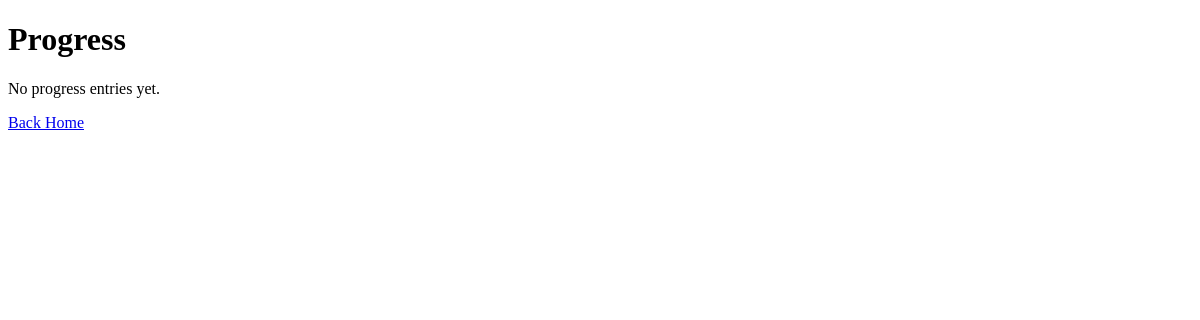
/progress/, run on an earlier commit of the app's database.
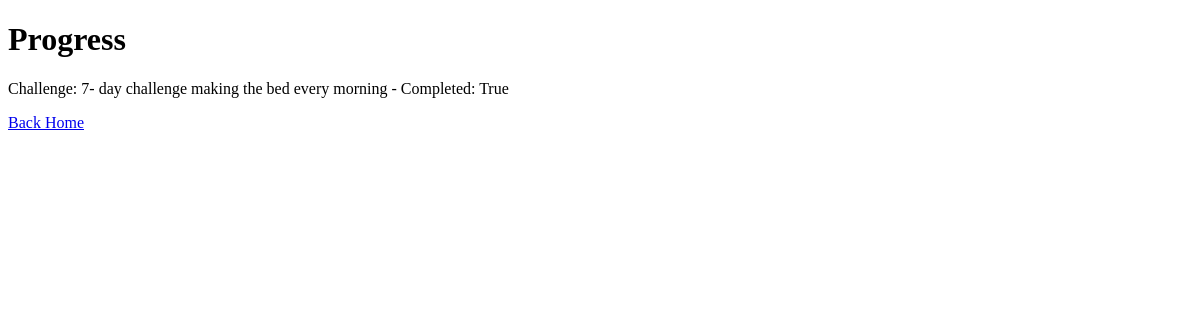
And on a later commit of the database.
### core/models.py (models this page shows, shortened)
class Progress(models.Model):
    user = models.ForeignKey(
        User, on_delete=models.CASCADE, related_name='progress_entries'
    )
    challenge = models.ForeignKey(
        Challenge, on_delete=models.CASCADE, related_name='progress_entries'
    )
    date = models.DateField(default=timezone.now)
    completed = models.BooleanField(default=False)
    created_at = models.DateTimeField(auto_now_add=True)
    class Meta:
        unique_together = ('user', 'challenge', 'date')

class Challenge(models.Model):
    title = models.CharField(max_length=255)
    description = models.TextField()
    duration_seconds = models.IntegerField(default=0)
    start_date = models.DateField(null=True, blank=True)
    end_date = models.DateField(null=True, blank=True)
    created_by = models.ForeignKey(User, on_delete=models.CASCADE)
    created_at = models.DateTimeField(auto_now_add=True)

### core/views.py (the view)
# urls.py: path('progress/', views.progress_view, name='progress_view'),
def progress_view(request):
    progress = Progress.objects.all()
    return render(request, 'core/progress.html', {'progress': progress})

### core/templates/core/progress.html
<!DOCTYPE html>
<html>
<head><title>Progress</title></head>
<body>
    <h1>Progress</h1>
    {% for item in progress %}
        <p>Challenge: {{ item.challenge.title }} - Completed: {{ item.completed }}</p>
    {% empty %}
        <p>No progress entries yet.</p>
    {% endfor %}
    <a href="/">Back Home</a>
</body>
</html>

What changed in the data, as far as the page shows it:
added Progress: challenge "7- day challenge making the bed every morning", completed "True"
Also different on the page:
text no longer shown: "No progress entries yet."
